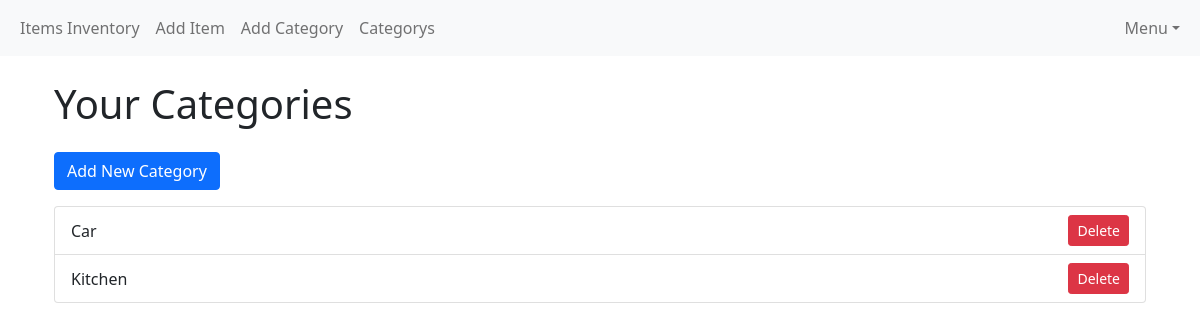
The page /category_list/ (signed in) on the database as committed earlier.
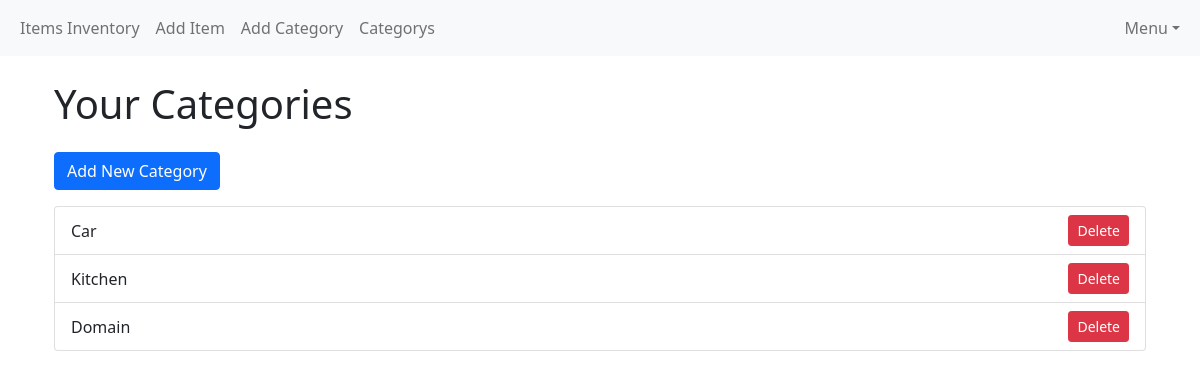
The same page on the database as committed later.
### inventory/models.py (models this page shows, shortened)
class Category(models.Model):
    user = models.ForeignKey(User, on_delete=models.CASCADE)  # Categories belong to users
    name = models.CharField(max_length=100, unique=True)

### inventory/views.py (the view)
# urls.py: path('category_list/', views.category_list, name='category_list'),
@login_required
def category_list(request):
    categorys = Category.objects.filter(user=request.user)
    return render(request, 'inventory/category_list.html', {'categorys': categorys})

### inventory/templates/inventory/category_list.html (shortened to what this page needs)
{% extends 'inventory/base.html' %}
{% block content %}
  <div class="container mt-4 pb-4">
    <h1 class="mb-4">Your Categories</h1>
    <a href="{% url 'add_category' %}" class="btn btn-primary mb-3">Add New Category</a>
    {% if categorys %}
      <ul class="list-group">
        {% for category in categorys %}
          <li class="list-group-item d-flex justify-content-between align-items-center">
            {{ category.name }}
            <a href="{% url 'delete_category' category.id %}" class="btn btn-danger btn-sm">Delete</a>
          </li>
        {% endfor %}
      </ul>
    {% else %}
      <p class="text-muted">No categories found. Add a new category to get started.</p>
    {% endif %}
  </div>
{% endblock %}

Rows that differ between the two databases and show on the page:
added Category: name "Domain"
